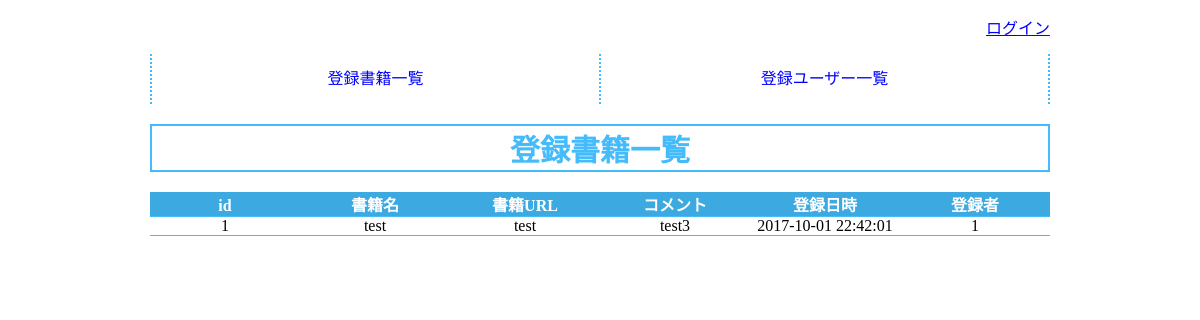
/selectBook_external-user.php, run on an earlier commit of the app's database.
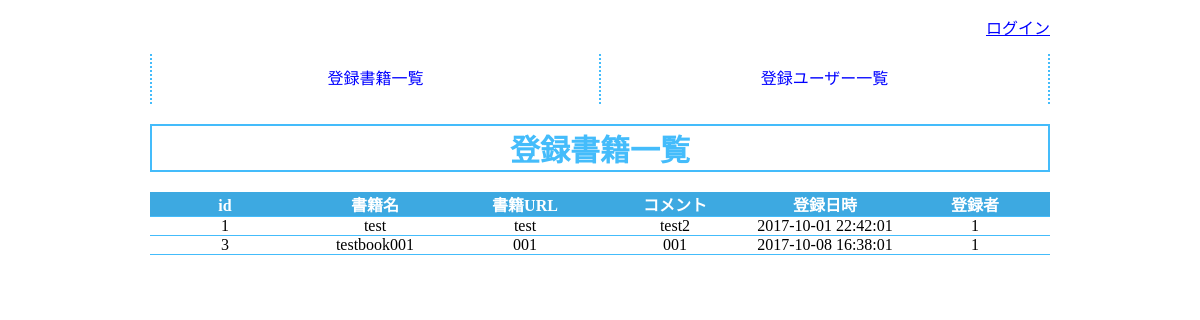
And on a later commit of the database.
### tables this page shows
CREATE TABLE IF NOT EXISTS `gs_bm_table` (
`id` int(12) NOT NULL,
  `bookName` varchar(64) NOT NULL,
  `bookUrl` text NOT NULL,
  `bookComment` text NOT NULL,
  `regBookDate` datetime NOT NULL,
  `regUser` int(12) NOT NULL
);

### selectBook_external-user.php (the view, shortened to what this page needs)
<?php
include("functions.php");
try {
  $pdo = new PDO('mysql:dbname=gs_db37;charset=utf8;host=localhost','root','');
} catch (PDOException $e) {
  exit('データベースに接続できませんでした。'.$e->getMessage());
}
$stmt = $pdo->prepare("SELECT * FROM gs_bm_table");
$status = $stmt->execute();
$view="";
if($status==false){
  $error = $stmt->errorInfo();
  exit("ErrorQuery:".$error[2]);
}else{
  while( $result = $stmt->fetch(PDO::FETCH_ASSOC)){
      $view .= '<tr>';
      $view .= '<td><a>'.$result["id"].'</a></td>';
      $view .= '<td>'.$result["bookName"].'</td>';
      $view .= '<td>'.$result["bookUrl"].'</td>';
      $view .= '<td>'.$result["bookComment"].'</td>';
      $view .= '<td>'.$result["regBookDate"].'</td>';
      $view .= '<td>'.$result["regUser"].'</td>';
      $view .= '</tr>';
  }
}
?>
    <!DOCTYPE html>
    <html lang="ja">
    <head>
    </head>
    <body>
        <div id="wrapper">
            <section>
                <h1>登録書籍一覧</h1>
            </section>
            <section>
                <table>
                    <tr>
                        <th>id</th>
                        <th>書籍名</th>
                        <th>書籍URL</th>
                        <th>コメント</th>
                        <th>登録日時</th>
                        <th>登録者</th>
                    </tr>
                    <?=$view?>
                </table>
            </section>
        </div>
    </body>
    </html>

What changed in the data, as far as the page shows it:
changed gs_bm_table "test": bookComment "test3" → "test2"
added gs_bm_table: id "3", bookName "testbook001", bookUrl "001", bookComment "001", regBookDate "2017-10-08 16:38:01", regUser "1"
